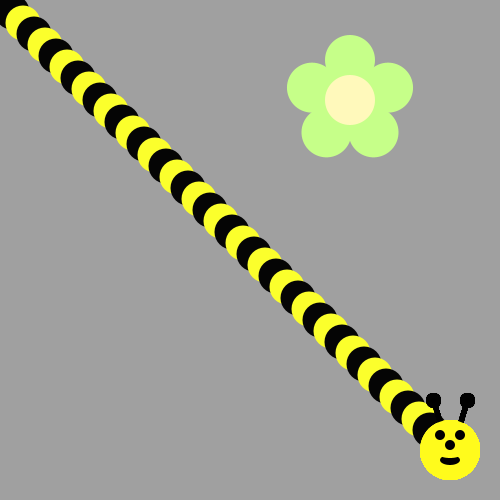
Frame 1 (no input)
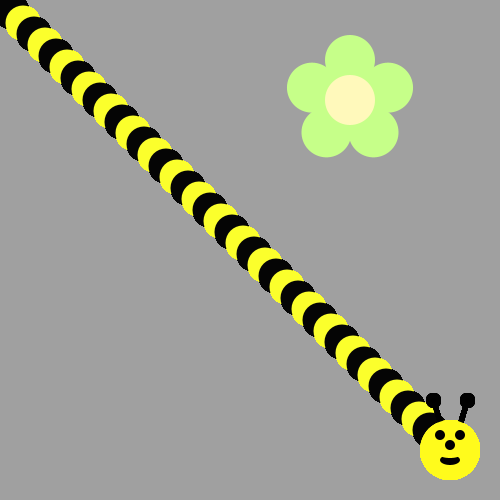
Frame 60 (the mouse pressed at the canvas centre just before this capture)
Frame 120 (the mouse held since frame 60 and released just before this capture): identical to frame 60, image omitted

The Processing sketch that drew these frames (run headless with seeded random() and noise(); from frame 60 on, the mouse is pressed at the canvas centre):

// Processing sketch: BumbleBee
// ── BumbleBee.pde
void draw() {
  /*Use A loop to make a body for the Bee!
   Then put his head on using drawBeeFace(x,y)
   Use Modulo to make the colors alternate 
   */
   for(int i =1; i< 455; i+= 11) {
     ellipse(i, i, 35,35);
   
   drawBeeFace(450,450);
   if(i%2==0) {
     fill(251, 255, 44);
   }
   else{
     fill(5,5,5);
     
   }
}}


void drawFlower(int x, int y) {
  noStroke();
  translate(x, y);
  // draw 5 petals, rotating after each one
  fill(#c6ff89); // green
  for (int i = 0; i < 5; i++) {
    ellipse(0, -40, 50, 50);
    rotate(radians(72));
  }
  fill(#fff9bb); // light yellow
  ellipse(0, 0, 50, 50);
}

void drawBeeFace(int BeeFaceX, int BeeFaceY) {
  noStroke();
  fill(0, 0, 0);
  stroke(1);
  strokeWeight(5);
  line(BeeFaceX-10, BeeFaceY-27, BeeFaceX-17, BeeFaceY-50);
  line(BeeFaceX+10, BeeFaceY-27, BeeFaceX+17, BeeFaceY-50);
  ellipse(BeeFaceX-17, BeeFaceY-50, 10, 10);
  ellipse(BeeFaceX+17, BeeFaceY-50, 10, 10);
  noStroke();
  fill(255, 251, 28);
  ellipse(BeeFaceX, BeeFaceY, 60, 60); // face
  fill(255, 237, 209);
  fill(0, 0, 0);
  ellipse(BeeFaceX-10, BeeFaceY-15, 10, 10); // eyes
  ellipse(BeeFaceX+10, BeeFaceY-15, 10, 10);
  ellipse(BeeFaceX, BeeFaceY-5, 10, 10); // nose
  ellipse(BeeFaceX, BeeFaceY+10, 20, 10);// mouth
  fill(255, 251, 28);
  ellipse(BeeFaceX, BeeFaceY+5, 20, 6);
}
void setup() {  
  ellipseMode(CENTER);
  size(500, 500);
  background(160, 160, 160); 
  drawFlower(350, 100);
}
